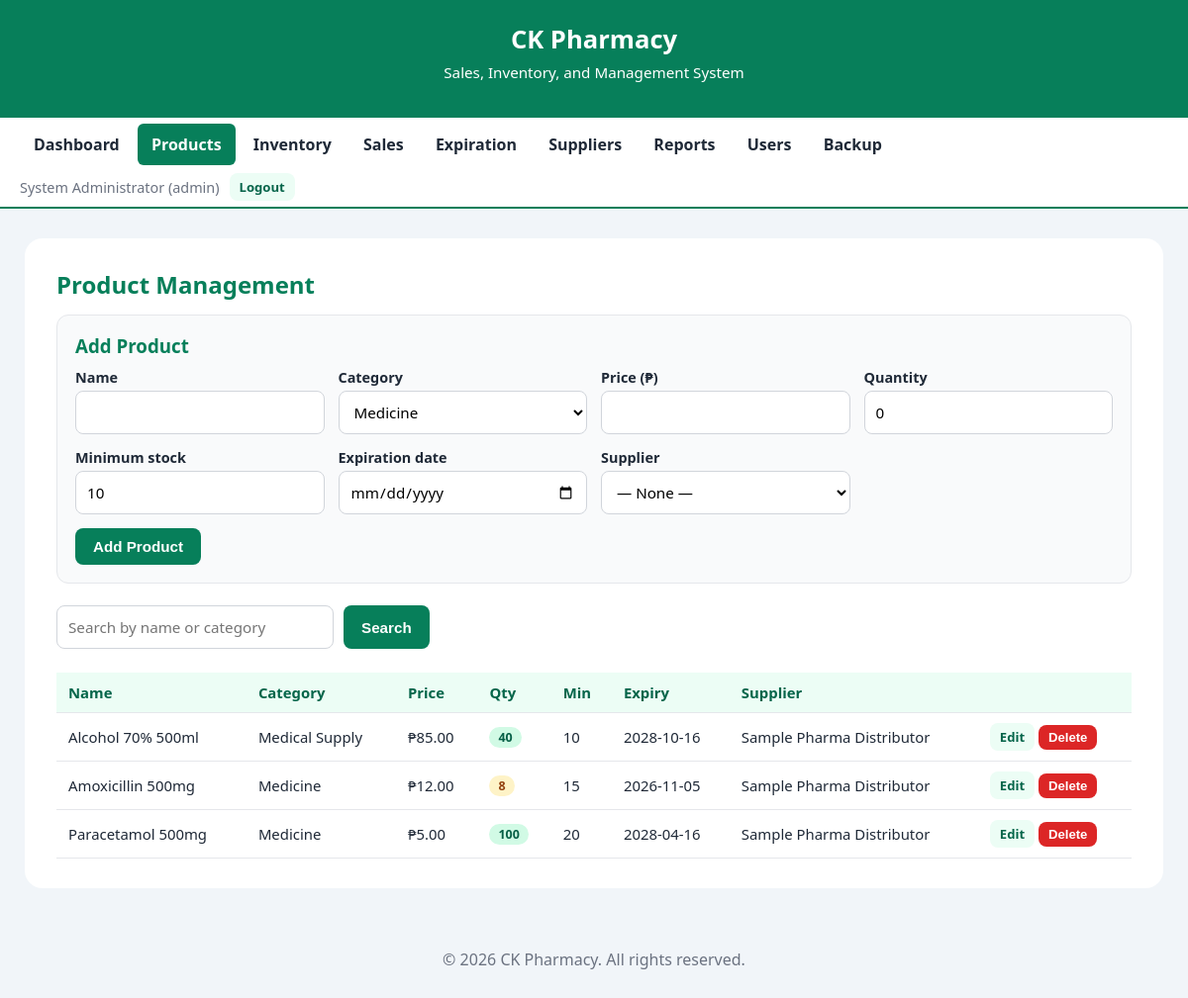
The page /products.php (signed in) on the database its author committed.
### tables this page shows
CREATE TABLE IF NOT EXISTS products (
    id INT AUTO_INCREMENT PRIMARY KEY,
    name VARCHAR(150) NOT NULL,
    category VARCHAR(80) DEFAULT 'Medicine',
    price DECIMAL(10,2) NOT NULL DEFAULT 0,
    quantity INT NOT NULL DEFAULT 0,
    min_stock INT NOT NULL DEFAULT 10,
    expiry_date DATE NULL,
    supplier_id INT NULL,
    created_at TIMESTAMP DEFAULT CURRENT_TIMESTAMP,
    FOREIGN KEY (supplier_id) REFERENCES suppliers(id) ON DELETE SET NULL
);

CREATE TABLE IF NOT EXISTS suppliers (
    id INT AUTO_INCREMENT PRIMARY KEY,
    name VARCHAR(100) NOT NULL,
    contact_person VARCHAR(100),
    phone VARCHAR(30),
    address VARCHAR(255),
    created_at TIMESTAMP DEFAULT CURRENT_TIMESTAMP
);

### includes/config.php (called while the page is built, shortened)
<?php
function e($value)
{
    return htmlspecialchars((string)$value, ENT_QUOTES, 'UTF-8');
}
function peso($amount)
{
    return '₱' . number_format((float)$amount, 2);
}

### includes/auth.php (called while the page is built, shortened)
<?php
require_once __DIR__ . '/config.php';
function is_admin()
{
    return !empty($_SESSION['user']) && $_SESSION['user']['role'] === 'admin';
}

### products.php (the view, shortened to what this page needs)
<?php
require_once 'includes/auth.php';
$search = trim($_GET['q'] ?? '');
$edit = null;
$sql = 'SELECT p.*, s.name AS supplier FROM products p LEFT JOIN suppliers s ON s.id = p.supplier_id';
$params = [];
$sql .= ' ORDER BY p.name';
$stmt = $pdo->prepare($sql);
$stmt->execute($params);
$products = $stmt->fetchAll();
require 'includes/header.php';
?>
<h2>Product Management</h2>
<form method="post" class="form-box">
    <h3 style="margin-top:0"><?= $edit ? 'Edit Product' : 'Add Product' ?></h3>
    <div class="form-grid">
        <div><label>Name</label><input type="text" name="name" required value="<?= e($edit['name'] ?? '') ?>"></div>
        <div><label>Category</label>
            <select name="category">
                <?php foreach (['Medicine', 'Medical Supply', 'Vitamins', 'Personal Care', 'Other'] as $c): ?>
                    <option <?= ($edit['category'] ?? '') === $c ? 'selected' : '' ?>><?= $c ?></option>
                <?php endforeach; ?>
            </select></div>
        <div><label>Price (₱)</label><input type="number" step="0.01" min="0" name="price" required value="<?= e($edit['price'] ?? '') ?>"></div>
        <div><label>Quantity</label><input type="number" min="0" name="quantity" required value="<?= e($edit['quantity'] ?? 0) ?>"></div>
        <div><label>Minimum stock</label><input type="number" min="0" name="min_stock" required value="<?= e($edit['min_stock'] ?? 10) ?>"></div>
        <div><label>Expiration date</label><input type="date" name="expiry_date" value="<?= e($edit['expiry_date'] ?? '') ?>"></div>
        <div><label>Supplier</label>
            <select name="supplier_id">
                <option value="">— None —</option>
            </select></div>
    </div>
    <button class="btn" type="submit"><?= $edit ? 'Update Product' : 'Add Product' ?></button>
</form>
<form method="get" class="search-bar">
    <input type="text" name="q" placeholder="Search by name or category" value="<?= e($search) ?>">
    <button class="btn" type="submit">Search</button>
</form>
<div class="table-wrap"><table>
    <tr><th>Name</th><th>Category</th><th>Price</th><th>Qty</th><th>Min</th><th>Expiry</th><th>Supplier</th><th></th></tr>
    <?php foreach ($products as $p): ?>
        <tr>
            <td><?= e($p['name']) ?></td>
            <td><?= e($p['category']) ?></td>
            <td><?= peso($p['price']) ?></td>
            <td><span class="badge <?= $p['quantity'] == 0 ? 'badge-out' : ($p['quantity'] <= $p['min_stock'] ? 'badge-low' : 'badge-ok') ?>"><?= $p['quantity'] ?></span></td>
            <td><?= $p['min_stock'] ?></td>
            <td><?= e($p['expiry_date'] ?? '—') ?></td>
            <td><?= e($p['supplier'] ?? '—') ?></td>
            <td class="actions">
                <a class="btn btn-small btn-light" href="products.php?edit=<?= $p['id'] ?>">Edit</a>
                <?php if (is_admin()): ?>
                <form method="post" style="display:inline" onsubmit="return confirm('Delete this product?')">
                    <button class="btn btn-small btn-danger" type="submit">Delete</button>
                </form>
                <?php endif; ?>
            </td>
        </tr>
    <?php endforeach; ?>
</table></div>
<?php require 'includes/footer.php'; ?>

### css/style.css (style rules this page uses)
:root { --green: #077f5a; --green-dark: #05654a; --green-light: #ecfdf5; --bg: #f1f5f9; --text: #1f2937; --muted: #6b7280; --danger: #dc2626; --warning: #d97706; --border: #d1d5db; }
* { box-sizing: border-box; margin: 0; padding: 0; }
body { font-family: "Segoe UI", Arial, sans-serif; background: var(--bg); color: var(--text); min-height: 100vh; display: flex; flex-direction: column; }
h2 { color: var(--green); margin-bottom: 14px; }
h3 { color: var(--green); margin: 22px 0 10px; }
.btn { display: inline-block; background: var(--green); color: #fff; border: none; padding: 10px 18px; border-radius: 8px; font-size: 0.95rem; font-weight: 600; cursor: pointer; text-decoration: none; }
.btn-small { padding: 5px 10px; font-size: 0.82rem; }
.btn-light { background: var(--green-light); color: var(--green-dark); }
.btn-danger { background: var(--danger); }
.form-grid { display: grid; grid-template-columns: repeat(auto-fit, minmax(210px, 1fr)); gap: 14px; margin-bottom: 14px; align-items: end; }
label { display: block; font-weight: 600; font-size: 0.9rem; margin-bottom: 4px; }
input[type=text], input[type=password], input[type=number], input[type=date], input[type=file], select, textarea { width: 100%; padding: 9px 11px; border: 1px solid var(--border); border-radius: 8px; font-size: 0.95rem; font-family: inherit; background: #fff; }
input[type=text], input[type=password], input[type=number], input[type=date], select { height: 44px; }
.form-box { background: #f9fafb; border: 1px solid #e5e7eb; border-radius: 12px; padding: 18px; margin-bottom: 22px; }
.search-bar { display: flex; gap: 10px; margin-bottom: 16px; flex-wrap: wrap; }
.search-bar input, .search-bar select { max-width: 280px; }
.table-wrap { overflow-x: auto; }
table { width: 100%; border-collapse: collapse; margin-top: 8px; }
th, td { padding: 10px 12px; text-align: left; border-bottom: 1px solid #e5e7eb; font-size: 0.93rem; }
th { background: var(--green-light); color: var(--green-dark); }
td.actions { white-space: nowrap; }
.badge { display: inline-block; padding: 2px 9px; border-radius: 999px; font-size: 0.78rem; font-weight: 700; }
.badge-ok { background: #d1fae5; color: #065f46; }
.badge-low { background: #fef3c7; color: #92400e; }
html { scroll-behavior: smooth; }

### rows shown on the page
products: name "Alcohol 70% 500ml", category "Medical Supply", price "₱85.00", quantity "40", min_stock "10", expiry_date "2028-10-16", supplier.name "Sample Pharma Distributor"
products: name "Amoxicillin 500mg", category "Medicine", price "₱12.00", quantity "8", min_stock "15", expiry_date "2026-11-05", supplier.name "Sample Pharma Distributor"
products: name "Paracetamol 500mg", category "Medicine", price "₱5.00", quantity "100", min_stock "20", expiry_date "2028-04-16", supplier.name "Sample Pharma Distributor"

### other values the page prints
$label "Dashboard"
$label "Products"
$label "Inventory"
$label "Sales"
$label "Expiration"
$label "Suppliers"
$label "Reports"
$label "Users"
$label "Backup"
$_SESSION['user']['full_name'] "System Administrator"
$_SESSION['user']['role'] "admin"
form field category "Medicine"
